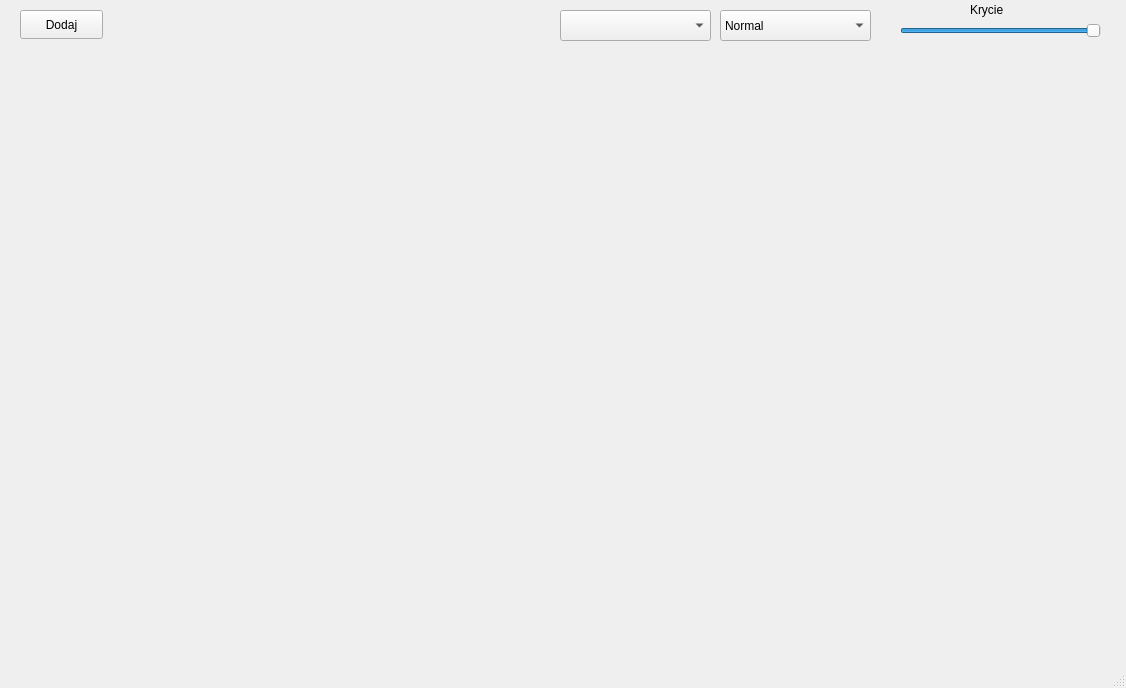
<?xml version="1.0" encoding="UTF-8"?>
<ui version="4.0">
 <class>MainWindow</class>
 <widget class="QMainWindow" name="MainWindow">
  <property name="geometry">
   <rect>
    <x>0</x>
    <y>0</y>
    <width>1126</width>
    <height>688</height>
   </rect>
  </property>
  <property name="windowTitle">
   <string>MainWindow</string>
  </property>
  <widget class="QWidget" name="centralwidget">
   <widget class="Ekran" name="ekran" native="true">
    <property name="geometry">
     <rect>
      <x>9</x>
      <y>49</y>
      <width>1111</width>
      <height>601</height>
     </rect>
    </property>
   </widget>
   <widget class="QSlider" name="horizontalSlider">
    <property name="geometry">
     <rect>
      <x>900</x>
      <y>20</y>
      <width>201</width>
      <height>21</height>
     </rect>
    </property>
    <property name="maximum">
     <number>255</number>
    </property>
    <property name="value">
     <number>255</number>
    </property>
    <property name="orientation">
     <enum>Qt::Horizontal</enum>
    </property>
   </widget>
   <widget class="QLabel" name="label">
    <property name="geometry">
     <rect>
      <x>970</x>
      <y>0</y>
      <width>63</width>
      <height>20</height>
     </rect>
    </property>
    <property name="text">
     <string>Krycie</string>
    </property>
   </widget>
   <widget class="QComboBox" name="mode">
    <property name="geometry">
     <rect>
      <x>720</x>
      <y>10</y>
      <width>151</width>
      <height>31</height>
     </rect>
    </property>
    <item>
     <property name="text">
      <string>Normal</string>
     </property>
    </item>
    <item>
     <property name="text">
      <string>Add</string>
     </property>
    </item>
    <item>
     <property name="text">
      <string>Xor</string>
     </property>
    </item>
    <item>
     <property name="text">
      <string>Multiply</string>
     </property>
    </item>
    <item>
     <property name="text">
      <string>Darker</string>
     </property>
    </item>
    <item>
     <property name="text">
      <string>Brigther</string>
     </property>
    </item>
   </widget>
   <widget class="QComboBox" name="layer">
    <property name="geometry">
     <rect>
      <x>560</x>
      <y>10</y>
      <width>151</width>
      <height>31</height>
     </rect>
    </property>
   </widget>
   <widget class="QPushButton" name="pushButton">
    <property name="geometry">
     <rect>
      <x>20</x>
      <y>10</y>
      <width>83</width>
      <height>29</height>
     </rect>
    </property>
    <property name="text">
     <string>Dodaj</string>
    </property>
   </widget>
  </widget>
  <widget class="QMenuBar" name="menubar">
   <property name="geometry">
    <rect>
     <x>0</x>
     <y>0</y>
     <width>1126</width>
     <height>25</height>
    </rect>
   </property>
  </widget>
  <widget class="QStatusBar" name="statusbar"/>
 </widget>
 <customwidgets>
  <customwidget>
   <class>Ekran</class>
   <extends>QWidget</extends>
   <header location="global">ekran.h</header>
   <container>1</container>
  </customwidget>
 </customwidgets>
 <resources/>
 <connections/>
</ui>
